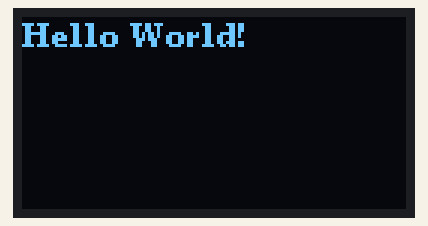
Bench run of a sketch on a simulated Arduino Uno, built with avr-gcc and run on an emulated ATmega328P. Shown: 128×64 one-colour display.

Above: at 0.1 s.

The sketch:

oled.ino
```cpp
#include <Arduino.h>
#include <U8g2lib.h>

U8G2_SSD1306_128X64_NONAME_F_HW_I2C u8g2(U8G2_R0 ,U8X8_PIN_NONE);

void setup() {
  u8g2.begin();//初始化
  u8g2.setFont(u8g2_font_ncenB08_tr);//设定字体
}

void loop() {


  u8g2.firstPage();
  do {

    u8g2.drawStr(0, 10, "Hello World!");//在指定位置显示字符串


  } while ( u8g2.nextPage() );
}
```
